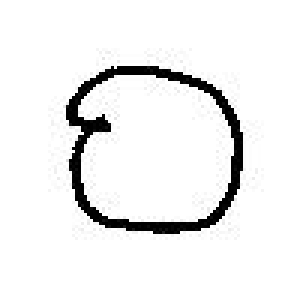
#> input picture digits_dataset/0/0_13.jpg, 100 x 100 px (shown 3 times larger); its folder holds only this picture in this run
$ python freeman_code.py   (Python 2 division)
#> lines starting #> are read from the running program, lines starting #| are printed output that depends on the picture; after the words box and inside, x2 and y2 are one past the last pixel; in counts of white or black regions, pixels touching at a corner belong together
'''
Created on Oct 15, 2015
Extract freeman code of an image boundary.
@author: ahmad
'''
import os,sys
from PIL import Image
import numpy
import math
import matplotlib.pyplot as plt
from skimage import segmentation, measure
from skimage.color import label2rgb
from skimage.filters import threshold_otsu
from Tkinter import Tk
from tkFileDialog import askopenfilename

#Define global variables
#WATCH_OUT! The +x is right, but +y is down, so the representation is different from normal quadrants
freeman_dict = {-90:'0', -45:'1', 0:'2', 45:'3', 90:'4', 135:'5', 180:'6', -135:'7'}
allowed_directions = numpy.array([0, 45, 90, 135, 180, -45, -90, -135])

def find_nearest(array,value):
    '''
    Find the nearest element of array to the given value
    '''
    idx = (numpy.abs(array-value)).argmin()
    return array[idx]

def encode_freeman(image_contour):
    '''
    Encode the image contour in an 8-direction freeman chain code based on angles
    '''
    freeman_code = ""
    global freeman_dict, allowed_directions

    for i in range(len(image_contour) - 1):
        delta_x = image_contour[i+1][1] - image_contour[i][1]
        delta_y = image_contour[i+1][0] - image_contour[i][0]
        angle = math.degrees(math.atan2(delta_y,delta_x))
        angle = find_nearest(allowed_directions, angle)
        print angle
        if not(delta_x == 0 and delta_y == 0):
            freeman_code += freeman_dict[angle]

    return freeman_code

def main():

    Tk().withdraw() # we don't want a full GUI, so keep the root window from appearing
    image_path = askopenfilename() # show an "Open" dialog box and return the path to the selected file
#> the answer given: digits_dataset/0/0_13.jpg

    #read image and convert to matrix
    image = Image.open(image_path)
#> image is the input picture: PIL image 100x100 L; min 0, max 255, mean 238.4
    image_array = image.getdata()

    image_array = numpy.array(image_array).astype(numpy.uint8).reshape((image.size[0],image.size[1]))

    #Threshold the image to binary
    thresh = threshold_otsu(image_array)
#> thresh = 33
    image_array = image > thresh
#> image_array: shape (100, 100) bool; 93.7% white; 1 black region, box (x1, y1, x2, y2) and area: (22, 22, 81, 78) 630
    image_array = ~image_array
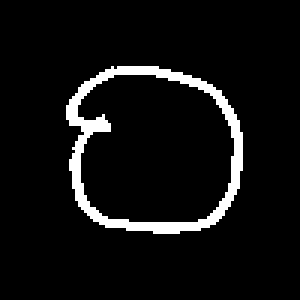
#> image_array: shape (100, 100) bool (shown 3 times larger); 6.3% white; 1 white region, box (x1, y1, x2, y2) and area: (22, 22, 81, 78) 630

    #Extract the longest contour in the image
    contours = measure.find_contours(image_array, 0.9)
#> contours = 2 point arrays, longest 245 points
    contours_main = max(contours, key=len)
#> contours_main = 245 pairs, first value 21.9 to 77.1, second value 21.9 to 80.1

    # Display the image and plot the main contour found
    fig, ax = plt.subplots()
    ax.imshow(image_array, cmap=plt.cm.gray)
    ax.plot(contours_main[:, 1], contours_main[:, 0], linewidth=2)

    # Extract freeman code from contour
    freeman_code = encode_freeman(contours_main)
#> the loop in encode_freeman, `for i in range(len(image_contour) - 1):` made 244 passes
#> (delta_x, delta_y, angle, idx in find_nearest, freeman_code) on passes 1 to 12: (-1, 0, 180, 4, '6'), (-1, 0, 180, 4, '66'), (-1, 0, 180, 4, '666'), (-1, 0, 180, 4, '6666'), (-1, 0, 180, 4, '66666'), (-1, 0, 180, 4, '666666'), (-1, 0, 180, 4, '6666666'), (-1, 0, 180, 4, '66666666'), (-0.1, -0.1, -135, 7, '666666667'), (-0.9, -0.9, -135, 7, '6666666677'), (-1, 0, 180, 4, '66666666776'), (-1, 0, 180, 4, '666666667766')
#> (delta_x, delta_y, angle) on passes 61 to 66: (0, -1, -90), (0.1, -0.1, -45), (0.9, -0.9, -45), (0, -1, -90), (0.1, -0.1, -45), (0.9, -0.9, -45)
#| 180
#| 180
#| 180
#| 180
#| 180
#| 180
#| 180
#| 180
#> (further printed lines are left out)

    print freeman_code, len(freeman_code)
#> (printed output is left out)

    plt.show()
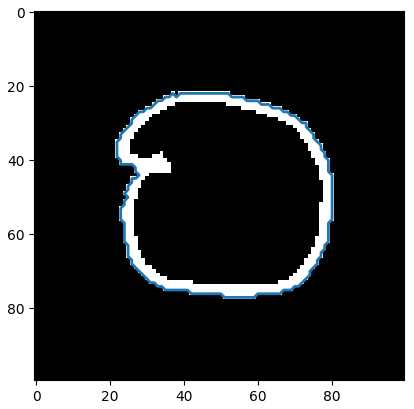
#> figure drawn by matplotlib, 1 panel

if __name__ == '__main__':
    main()

$ run again, on digits_dataset/0/0_5.jpg
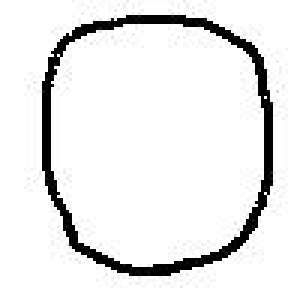
#> input picture digits_dataset/0/0_5.jpg, 100 x 100 px (shown 3 times larger)
#> in main, image is the input picture: PIL image 100x100 L; min 0, max 255, mean 233.2
#> thresh = 34
#> in main, `image_array = ~image_array`:
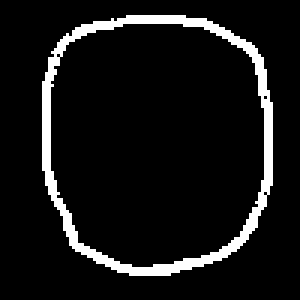
#> image_array: shape (100, 100) bool (shown 3 times larger); 8.3% white; 1 white region, box (x1, y1, x2, y2) and area: (14, 5, 91, 92) 831
#> contours = 3 point arrays, longest 339 points
#> contours_main = 339 pairs, first value 4.9 to 91.1, second value 13.9 to 90.1
#> the loop in encode_freeman, `for i in range(len(image_contour) - 1):` made 338 passes
#> (delta_x, delta_y, angle, idx in find_nearest, freeman_code) on passes 1 to 8: (-1, 0, 180, 4, '6'), (-1, 0, 180, 4, '66'), (-1, 0, 180, 4, '666'), (-1, 0, 180, 4, '6666'), (-1, 0, 180, 4, '66666'), (-1, 0, 180, 4, '666666'), (-1, 0, 180, 4, '6666666'), (-1, 0, 180, 4, '66666666')
#> (printed output is left out)
#> (printed output is left out)
#> in main, `plt.show()`:
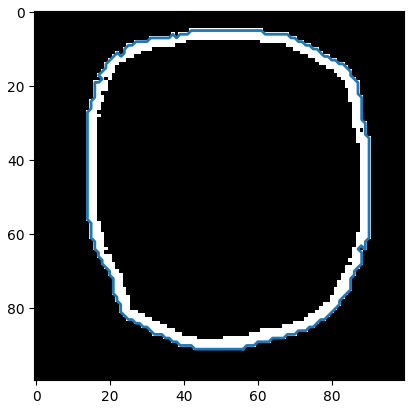
#> figure drawn by matplotlib, 1 panel

$ run again, on digits_dataset/0/0_16.jpg
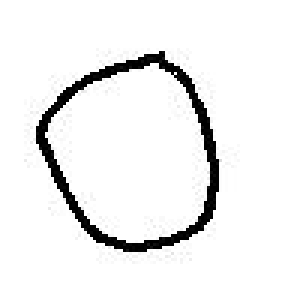
#> input picture digits_dataset/0/0_16.jpg, 100 x 100 px (shown 3 times larger)
#> in main, image is the input picture: PIL image 100x100 L; min 0, max 255, mean 239
#> thresh = 27
#> in main, `image_array = ~image_array`:
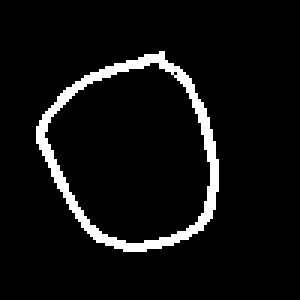
#> image_array: shape (100, 100) bool (shown 3 times larger); 6.1% white; 1 white region, box (x1, y1, x2, y2) and area: (12, 17, 73, 84) 612
#> contours = 2 point arrays, longest 257 points
#> contours_main = 257 pairs, first value 16.9 to 83.1, second value 11.9 to 72.1
#> the loop in encode_freeman, `for i in range(len(image_contour) - 1):` made 256 passes
#> (delta_x, delta_y, angle, idx in find_nearest, freeman_code) on passes 1 to 8: (-1, 0, 180, 4, '6'), (-1, 0, 180, 4, '66'), (-1, 0, 180, 4, '666'), (-1, 0, 180, 4, '6666'), (-1, 0, 180, 4, '66666'), (-1, 0, 180, 4, '666666'), (-1, 0, 180, 4, '6666666'), (-0.1, -0.1, -135, 7, '66666667')
#> (printed output is left out)
#> (printed output is left out)
#> in main, `plt.show()`:
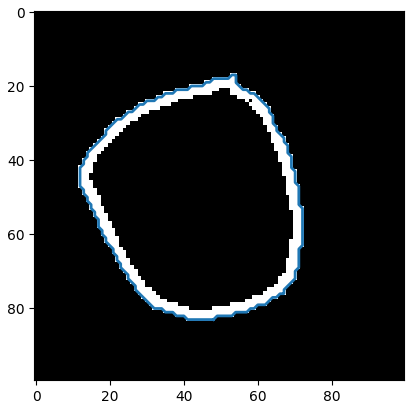
#> figure drawn by matplotlib, 1 panel

$ run again, on digits_dataset/0/0_17.jpg
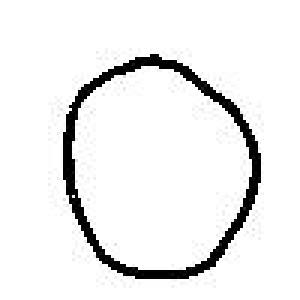
#> input picture digits_dataset/0/0_17.jpg, 100 x 100 px (shown 3 times larger)
#> in main, image is the input picture: PIL image 100x100 L; min 0, max 255, mean 237.2
#> thresh = 39
#> in main, `image_array = ~image_array`:
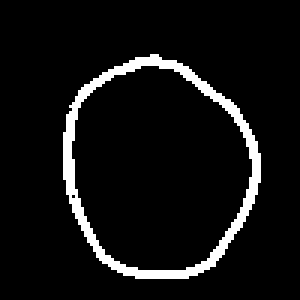
#> image_array: shape (100, 100) bool (shown 3 times larger); 6.8% white; 1 white region, box (x1, y1, x2, y2) and area: (21, 18, 87, 93) 680
#> contours = 3 point arrays, longest 285 points
#> contours_main = 285 pairs, first value 17.9 to 92.1, second value 20.9 to 86.1
#> the loop in encode_freeman, `for i in range(len(image_contour) - 1):` made 284 passes
#> (delta_x, delta_y, angle, idx in find_nearest, freeman_code) on passes 1 to 8: (-1, 0, 180, 4, '6'), (-1, 0, 180, 4, '66'), (-1, 0, 180, 4, '666'), (-1, 0, 180, 4, '6666'), (-1, 0, 180, 4, '66666'), (-1, 0, 180, 4, '666666'), (-1, 0, 180, 4, '6666666'), (-1, 0, 180, 4, '66666666')
#> (printed output is left out)
#> (printed output is left out)
#> in main, `plt.show()`:
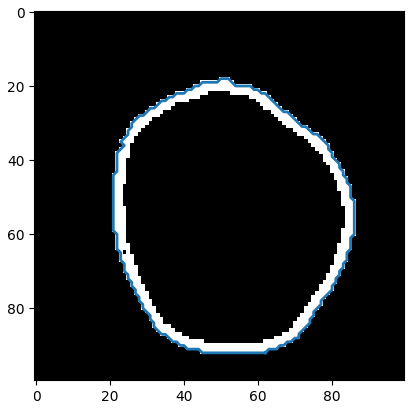
#> figure drawn by matplotlib, 1 panel

$ run again, on digits_dataset/0/0_3.jpg
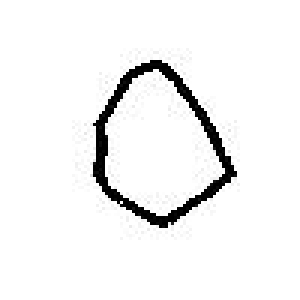
#> input picture digits_dataset/0/0_3.jpg, 100 x 100 px (shown 3 times larger)
#> in main, image is the input picture: PIL image 100x100 L; min 0, max 255, mean 242.4
#> thresh = 33
#> in main, `image_array = ~image_array`:
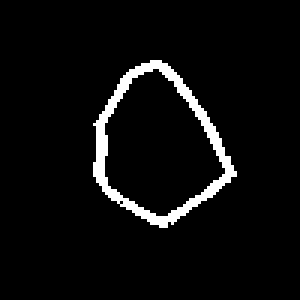
#> image_array: shape (100, 100) bool (shown 3 times larger); 4.8% white; 1 white region, box (x1, y1, x2, y2) and area: (31, 20, 79, 76) 476
#> contours = 2 point arrays, longest 217 points
#> contours_main = 217 pairs, first value 19.9 to 75.1, second value 30.9 to 78.1
#> the loop in encode_freeman, `for i in range(len(image_contour) - 1):` made 216 passes
#> (delta_x, delta_y, angle, idx in find_nearest, freeman_code) on passes 1 to 8: (-1, 0, 180, 4, '6'), (-1, 0, 180, 4, '66'), (-0.1, -0.1, -135, 7, '667'), (-0.9, -0.9, -135, 7, '6677'), (-1, 0, 180, 4, '66776'), (-1, 0, 180, 4, '667766'), (-0.1, -0.1, -135, 7, '6677667'), (-0.9, -0.9, -135, 7, '66776677')
#> (printed output is left out)
#| 667766777767767777677671175577677777770777707700001100000000000771111011110110111101101101111111211211221122233233333333333433333343333433333343343333433433443344323443343345654565555555555655655556555555655555577545 216
#> in main, `plt.show()`:
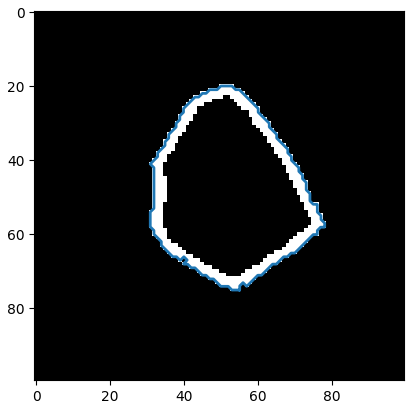
#> figure drawn by matplotlib, 1 panel
